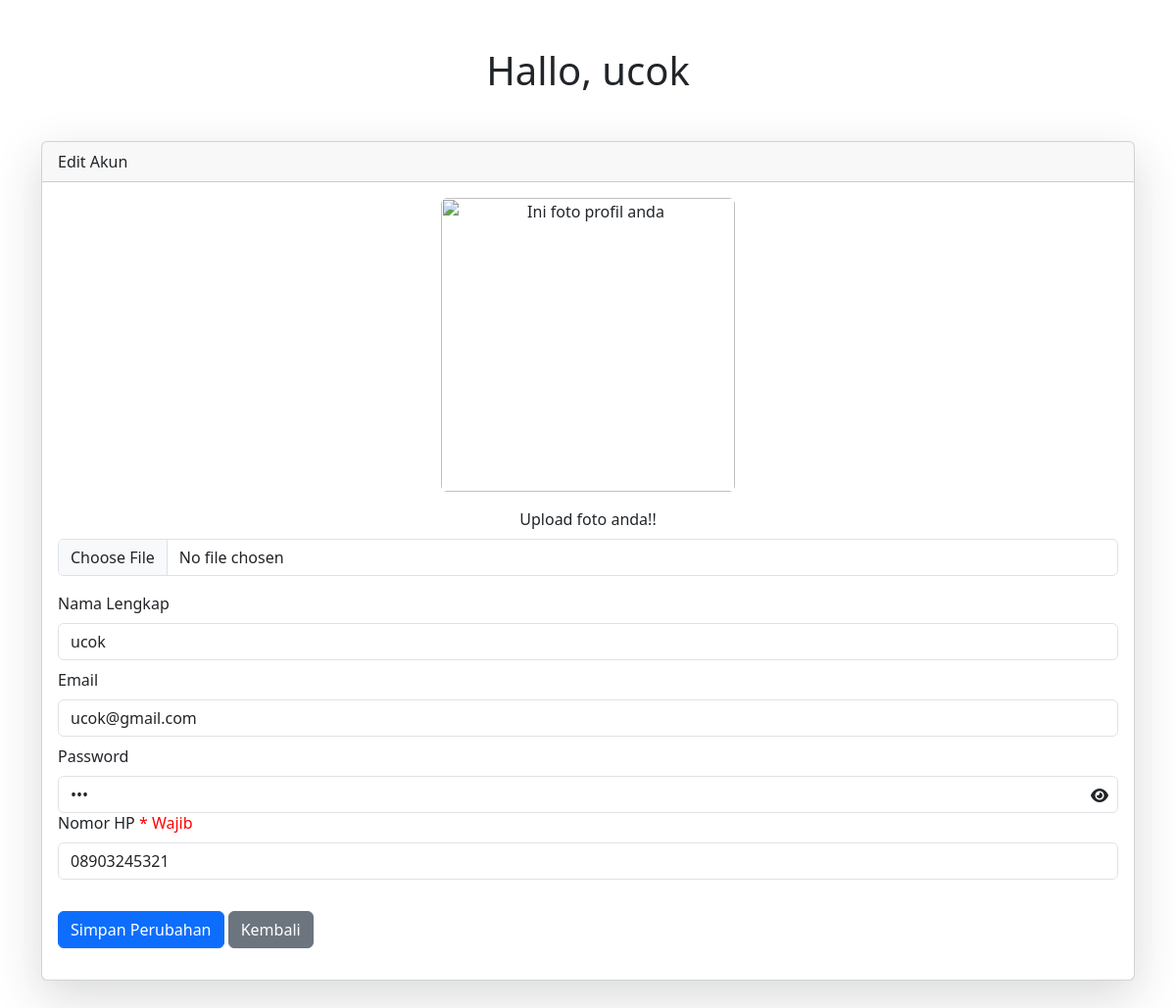
The app's page /user/edit.php (signed in) with its own data.
### tables this page shows
CREATE TABLE `pelanggan` (
  `pelanggan_id` int NOT NULL,
  `nama` varchar(100) DEFAULT NULL,
  `email` varchar(100) DEFAULT NULL,
  `password` varchar(50) NOT NULL,
  `no_telepon` varchar(15) DEFAULT NULL,
  `role` varchar(20) NOT NULL DEFAULT 'user',
  `foto` varchar(50) NOT NULL
);

### user/edit.php (the view, shortened to what this page needs)
<?php
@include '../function.php';
    $user = ($_SESSION['idUser']);
    $query = mysqli_query($conn, "SELECT * FROM pelanggan WHERE pelanggan_id='$user'");
    $data = mysqli_fetch_array($query);
    $fotoDefaultUser = 'img-default.jpg';
    $fotoTampil = $fotoDefaultUser;
?>
<!DOCTYPE html>
<html lang="en">
<head>
    <link rel="stylesheet" href="../css/bootstrap.css">
    <link rel="stylesheet" href="../all.min.css">
    <link rel="stylesheet" href="https://cdnjs.cloudflare.com/ajax/libs/font-awesome/6.3.0/css/all.min.css" />
</head>
<body>
  <div class="mt-5">
    <center>
    <h1>Hallo, <?php echo $data['nama']; ?></h1>
    </center>
    <div class="container my-5">
    <div class="card shadow-lg">
        <div class="card-header">
            Edit Akun
        </div>
        <div class="card-body">
          <form action="" method="post" enctype="multipart/form-data">
            <div class="form-group text-center align-items-center">
            <center>
            <img src="../img/<?php echo $fotoTampil; ?>" alt="Ini foto profil anda" id="foto-preview-user" width="300" height="300" class="rounded mb-3">
            <br>
            <label for="formFile" class="form-label">Upload foto anda!!</label>
            <input class="form-control" type="file" name="foto" id="formFile" onchange="showPreviewFoto(event);">
            </center>
                </div>
                <div class="form-group mb-2">
                    <label for="nama" class="form-label">Nama Lengkap</label>
                    <input type="text" name="nama" class="form-control" value="<?= $data['nama'] ?>"/>
                </div>
                <div class="form-group mb-2">
                    <label for="email" class="form-label">Email</label>
                    <input type="email" name="email" class="form-control" value="<?= $data['email'] ?>">
                </div>
                <div class="mb-2">
                <div class="form-group-pw" style="position: relative;">
                  <label for="password" class="form-label">Password</label>
                  <input type="password" name="password" class="form-control" id="passwordInput" value="<?= $data['password']; ?>" require>
                  <i class="fa fa-eye password-icon" aria-hidden="true" onclick="showPassword()"></i>
                </div>
                </div>
                <div class="form-group mb-2 mt-2">
                    <label for="no_telepon" class="form-label">Nomor HP</label>
                    <span style="color: red;">* Wajib</span>
                    <input type="number" id="no_telepon" placeholder="895....." name="no_telepon" class="form-control" value="<?= $data['no_telepon'] ?>" require pattern="^\+?[0-9]+$">
                </div>
                <button type="submit" name="submit" class="btn btn-primary mt-4">Simpan Perubahan</button>
                   <a href="../index.php" class="btn btn-secondary mt-4">Kembali</a>
                </form>
                </div>
                </div>
      </div>
        </div>
</body>
</html>

### user/edit.php (style rules this page uses)
.form-group-pw { display: flex; flex-direction: column; }
.password-icon { margin-left: auto; margin-top: -26px; margin-right: 10px; cursor: pointer; }

### records on screen
pelanggan: nama "ucok", email "ucok@gmail.com", no_telepon "08903245321"
